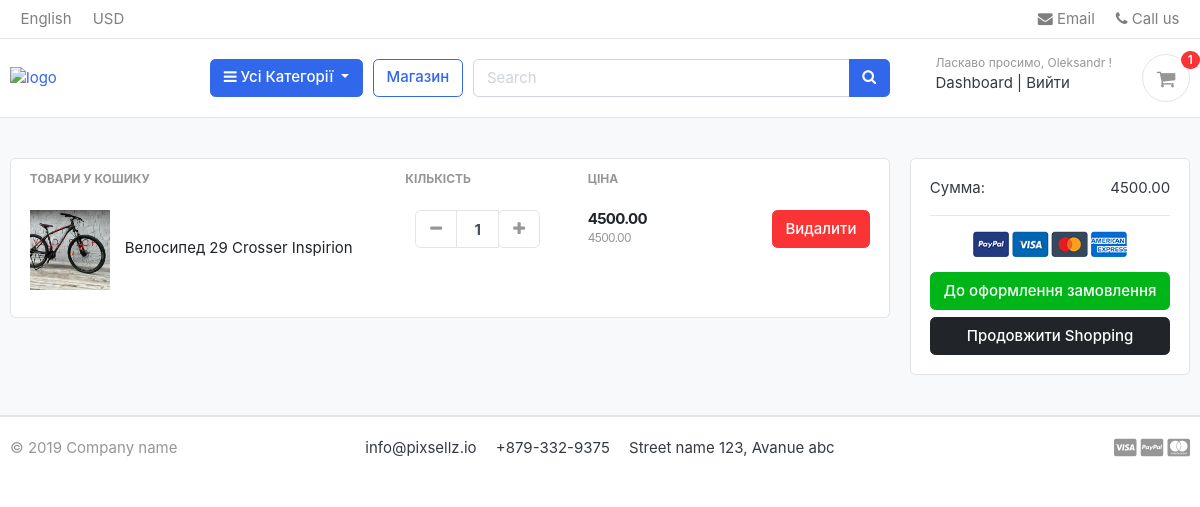
Before: /cart/ (signed in) with the older database file.
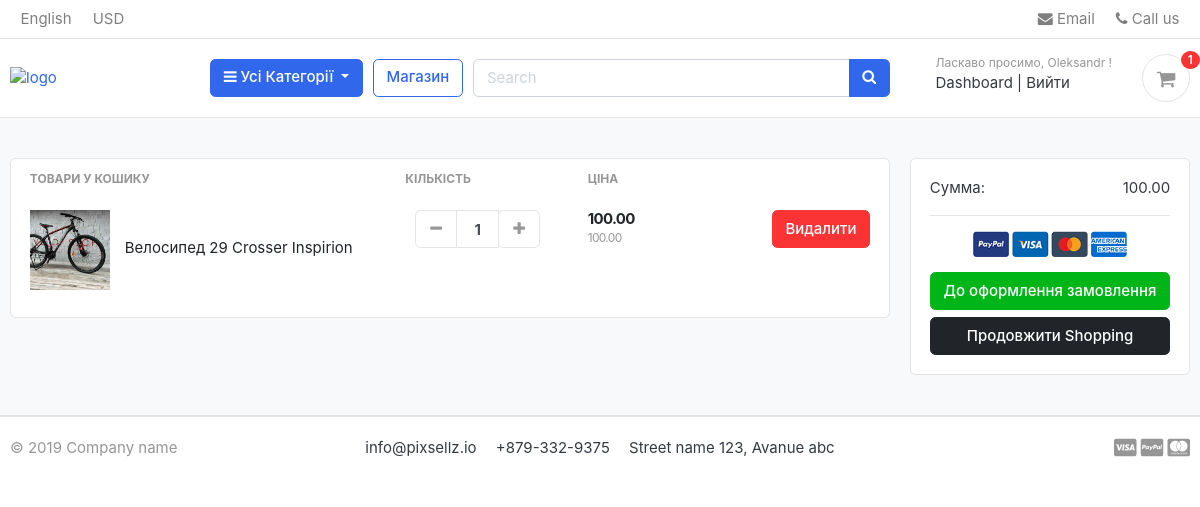
After: the same page with the newer database file.
### carts/models.py (models this page shows, shortened)
class CartItem(models.Model):
    user = models.ForeignKey(Account, on_delete=models.CASCADE, null=True)
    product = models.ForeignKey(Product, on_delete=models.CASCADE)
    variations = models.ManyToManyField(Variation, blank=True)
    cart = models.ForeignKey(Cart, on_delete=models.CASCADE, null=True)
    quantity = models.IntegerField()
    is_active = models.BooleanField(default=True)
    def get_tiers(self):
        try:
            return PriceTier.objects.filter(product=self.product).order_by('-discount')
        except PriceTier.DoesNotExist:
            return None
    @property
    def discounted_price(self):
        tiers = self.get_tiers()
        if tiers:
            for tier in tiers:
                if self.quantity >= tier.min_quantity:
                    return self.product.price * (1 - tier.discount/100)
            else:
                return self.product.price
        return self.product.price
    def discounted_total(self):
        return self.discounted_price * self.quantity

### store/models.py (models this page shows, shortened)
class Product(models.Model):
    product_name = models.CharField(max_length=200, unique=True)
    slug = models.SlugField(max_length=200, unique=True)
    description = models.TextField(max_length=500, blank=True)
    product_code = models.CharField(max_length=5, unique=True, blank=True)
    price = MoneyField(max_digits=14, decimal_places=2, default_currency='USD')
    images = models.ImageField(upload_to="photos/products")
    stock = models.IntegerField()
    is_available = models.BooleanField(default=True)
    category = models.ForeignKey(Category, on_delete=models.CASCADE)
    created_date = models.DateTimeField(auto_now_add=True)
    modified_date = models.DateTimeField(auto_now_add=True)
    def get_url(self):
        return reverse("product_detail", args=[self.category.slug, self.slug])

### carts/views.py (the view)
# urls.py: path('cart/', include("carts.urls")),
def cart(request, total=0, quantity=0, cart_items=None):
    try:
        grand_total = 0
        tax = 0
        if request.user.is_authenticated:
            cart_items = CartItem.objects.filter(user=request.user, is_active=True)
        else:
            cart = Cart.objects.get(cart_id=_cart_id(request))
            cart_items = CartItem.objects.filter(cart=cart, is_active=True)
        for cart_item in cart_items:
            total += (cart_item.discounted_price*cart_item.quantity)
            quantity += cart_item.quantity
    except ObjectDoesNotExist:
        pass
    context = {
        "total": total,
        "quantity": quantity,
        "cart_items": cart_items,
    }
    return render(request, "store/cart.html", context)

### carts/context_processors.py (called while the page is built)
def counter(request):
    cart_count = 0
    if "admin" in request.path:
        return {}
    else:
        try:
            cart = Cart.objects.filter(cart_id=_cart_id(request))
            if request.user.is_authenticated:
                cart_items = CartItem.objects.all().filter(user=request.user)
            else:
                cart_items = CartItem.objects.all().filter(cart=cart[:1])
            for cart_item in cart_items:
                cart_count += cart_item.quantity
        except Cart.DoesNotExist:
            cart_count = 0
    return dict(cart_count=cart_count)

### carts/views.py (called while the page is built)
def _cart_id(request):
    cart = request.session.session_key
    if not cart:
        cart = request.session.create()
    return cart

### category/context_processors.py (called while the page is built)
def menu_links(request):
    links = Category.objects.all()
    return dict(links=links)

### category/models.py (called while the page is built)
    def get_url(self):
        return reverse("products_by_category", args=[self.slug])

### templates/store/cart.html (shortened to what this page needs)
{% extends "base.html" %}
{% load static %}
{% block content %}
<section class="section-content padding-y bg">
  <div class="container">
  {% if not cart_items %}
    <h2 class="text-center">Ваша Корзина зараз пуста</h2>
    <br>
    <div class="text-center">
      <a href="{% url 'store' %}" class="btn btn-dark">До перегляду товарів</a>
    </div>
  {% else %}
  <div class="row">
    <aside class="col-lg-9">
  <div class="card">
  <table class="table table-borderless table-shopping-cart">
  <thead class="text-muted">
  <tr class="small text-uppercase">
    <th scope="col">Товари у Кошику</th>
    <th scope="col" width="120">Кількість</th>
    <th scope="col" width="120">Ціна</th>
    <th scope="col" class="text-right" width="200"> </th>
  </tr>
  </thead>
  <tbody>
    {% for cart_item in cart_items %}
  <tr>
    <td>
      <figure class="itemside align-items-center">
        <div class="aside"><img src="{{ cart_item.product.images.url }}" class="img-sm"></div>
        <figcaption class="info">
          <a href="{{ cart_item.product.get_url }}" class="title text-dark">{{ cart_item.product.product_name }}</a>
        </figcaption>
      </figure>
    </td>
    <td>
            <div class="col">
              <div class="input-group input-spinner">
                <div class="input-group-prepend">
                <a href="{% url 'remove_cart' cart_item.product.id cart_item.id %}" class="btn btn-light" type="button" id="button-plus"> <i class="fa fa-minus"></i> </a>
                </div>
                <input type="text" class="form-control"  value="{{ cart_item.quantity }}">
                <div class="input-group-append">
                  <form action="{% url 'add_cart' cart_item.product.id %}" method="POST">
                    <button class="btn btn-light" type="submit" id="button-minus"> <i class="fa fa-plus"></i> </button>
                  </form>
                </div>
              </div>
            </div>
    </td>
    <td>
      <div class="price-wrap">
        <var class="price">{{ cart_item.discounted_total }}</var>
        <small class="text-muted"> {{ cart_item.discounted_price }} </small>
      </div>
    </td>
    <td class="text-right">
    <a href="{% url 'remove_cart_item' cart_item.product.id cart_item.id %}" class="btn btn-danger" onclick="return confirm('Ви точно хочете видалити екземпляр?')"> Видалити</a>
    </td>
  </tr>
  {% endfor %}
  </tbody>
  </table>
  </div>
    </aside>
    <aside class="col-lg-3">
      <div class="card">
      <div class="card-body">
        <dl class="dlist-align">
          <dt>Сумма:</dt>
          <dd class="text-right">{{ total }}</dd>
        </dl>
        <hr>
        <p class="text-center mb-3">
          <img src="{% static 'images/misc/payments.png' %}" height="26">
        </p>
        <a href="{% url 'checkout' %}" class="btn btn-success btn-block"> До оформлення замовлення </a>
        <a href="{% url 'store' %}" class="btn btn-dark btn-block">Продовжити Shopping</a>
      </div>
      </div>
  </aside>
  </div>
  {% endif %}
  </div>
  </section>
{% endblock %}

Changed rows visible on the page:
changed through a linked row, CartItem "Велосипед 29 Crosser Inspirion": discounted_total "4500.00" → "100.00"; discounted_price "4500.00" → "100.00"
Other visible differences:
{{ total }}: "4500.00" → "100.00"
